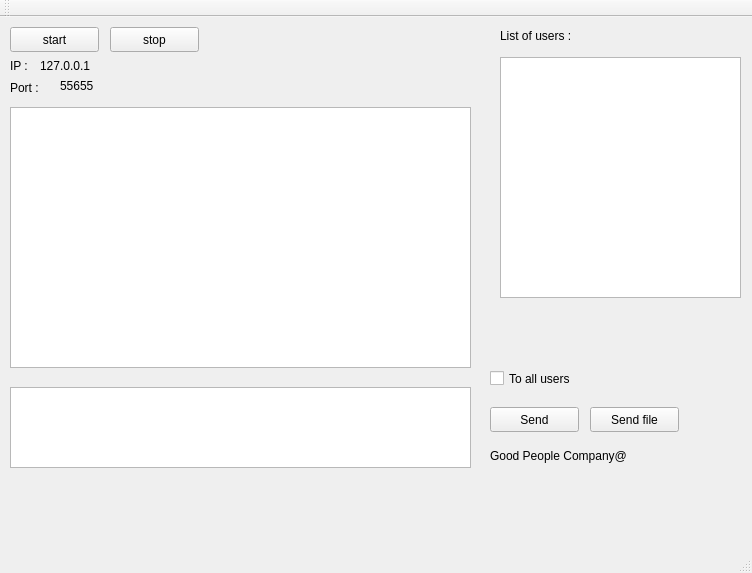
<?xml version="1.0" encoding="UTF-8"?>
<ui version="4.0">
 <class>Server</class>
 <widget class="QMainWindow" name="Server">
  <property name="geometry">
   <rect>
    <x>0</x>
    <y>0</y>
    <width>752</width>
    <height>573</height>
   </rect>
  </property>
  <property name="windowTitle">
   <string>GServer</string>
  </property>
  <widget class="QWidget" name="centralWidget">
   <widget class="QLabel" name="label_IP">
    <property name="geometry">
     <rect>
      <x>10</x>
      <y>40</y>
      <width>51</width>
      <height>17</height>
     </rect>
    </property>
    <property name="text">
     <string>IP :</string>
    </property>
   </widget>
   <widget class="QLabel" name="label_port">
    <property name="geometry">
     <rect>
      <x>10</x>
      <y>60</y>
      <width>51</width>
      <height>21</height>
     </rect>
    </property>
    <property name="text">
     <string>Port :</string>
    </property>
   </widget>
   <widget class="QLabel" name="label_4">
    <property name="geometry">
     <rect>
      <x>490</x>
      <y>430</y>
      <width>191</width>
      <height>17</height>
     </rect>
    </property>
    <property name="text">
     <string>Good People Company@</string>
    </property>
   </widget>
   <widget class="QListWidget" name="list_info">
    <property name="geometry">
     <rect>
      <x>10</x>
      <y>90</y>
      <width>461</width>
      <height>261</height>
     </rect>
    </property>
   </widget>
   <widget class="QListWidget" name="users_list">
    <property name="geometry">
     <rect>
      <x>500</x>
      <y>40</y>
      <width>241</width>
      <height>241</height>
     </rect>
    </property>
   </widget>
   <widget class="QPlainTextEdit" name="message">
    <property name="geometry">
     <rect>
      <x>10</x>
      <y>370</y>
      <width>461</width>
      <height>81</height>
     </rect>
    </property>
   </widget>
   <widget class="QPushButton" name="connect">
    <property name="geometry">
     <rect>
      <x>10</x>
      <y>10</y>
      <width>89</width>
      <height>25</height>
     </rect>
    </property>
    <property name="text">
     <string>start</string>
    </property>
    <property name="checkable">
     <bool>true</bool>
    </property>
    <property name="autoDefault">
     <bool>true</bool>
    </property>
   </widget>
   <widget class="QPushButton" name="disconnect">
    <property name="geometry">
     <rect>
      <x>110</x>
      <y>10</y>
      <width>89</width>
      <height>25</height>
     </rect>
    </property>
    <property name="text">
     <string>stop</string>
    </property>
    <property name="checkable">
     <bool>true</bool>
    </property>
    <property name="autoDefault">
     <bool>true</bool>
    </property>
   </widget>
   <widget class="QLabel" name="label">
    <property name="geometry">
     <rect>
      <x>500</x>
      <y>10</y>
      <width>241</width>
      <height>17</height>
     </rect>
    </property>
    <property name="text">
     <string>List of users :</string>
    </property>
   </widget>
   <widget class="QCheckBox" name="checkBox">
    <property name="geometry">
     <rect>
      <x>490</x>
      <y>350</y>
      <width>121</width>
      <height>23</height>
     </rect>
    </property>
    <property name="text">
     <string>To all users </string>
    </property>
   </widget>
   <widget class="QPushButton" name="send">
    <property name="geometry">
     <rect>
      <x>490</x>
      <y>390</y>
      <width>89</width>
      <height>25</height>
     </rect>
    </property>
    <property name="text">
     <string>Send</string>
    </property>
   </widget>
   <widget class="QPushButton" name="send_file">
    <property name="geometry">
     <rect>
      <x>590</x>
      <y>390</y>
      <width>89</width>
      <height>25</height>
     </rect>
    </property>
    <property name="text">
     <string>Send file</string>
    </property>
   </widget>
   <widget class="QLabel" name="IP">
    <property name="geometry">
     <rect>
      <x>40</x>
      <y>40</y>
      <width>67</width>
      <height>17</height>
     </rect>
    </property>
    <property name="text">
     <string>127.0.0.1</string>
    </property>
   </widget>
   <widget class="QLabel" name="port">
    <property name="geometry">
     <rect>
      <x>60</x>
      <y>60</y>
      <width>67</width>
      <height>17</height>
     </rect>
    </property>
    <property name="text">
     <string>55655</string>
    </property>
   </widget>
  </widget>
  <widget class="QMenuBar" name="menuBar">
   <property name="geometry">
    <rect>
     <x>0</x>
     <y>0</y>
     <width>752</width>
     <height>22</height>
    </rect>
   </property>
  </widget>
  <widget class="QToolBar" name="mainToolBar">
   <attribute name="toolBarArea">
    <enum>TopToolBarArea</enum>
   </attribute>
   <attribute name="toolBarBreak">
    <bool>false</bool>
   </attribute>
  </widget>
  <widget class="QStatusBar" name="statusBar"/>
 </widget>
 <layoutdefault spacing="6" margin="11"/>
 <resources/>
 <connections/>
</ui>
